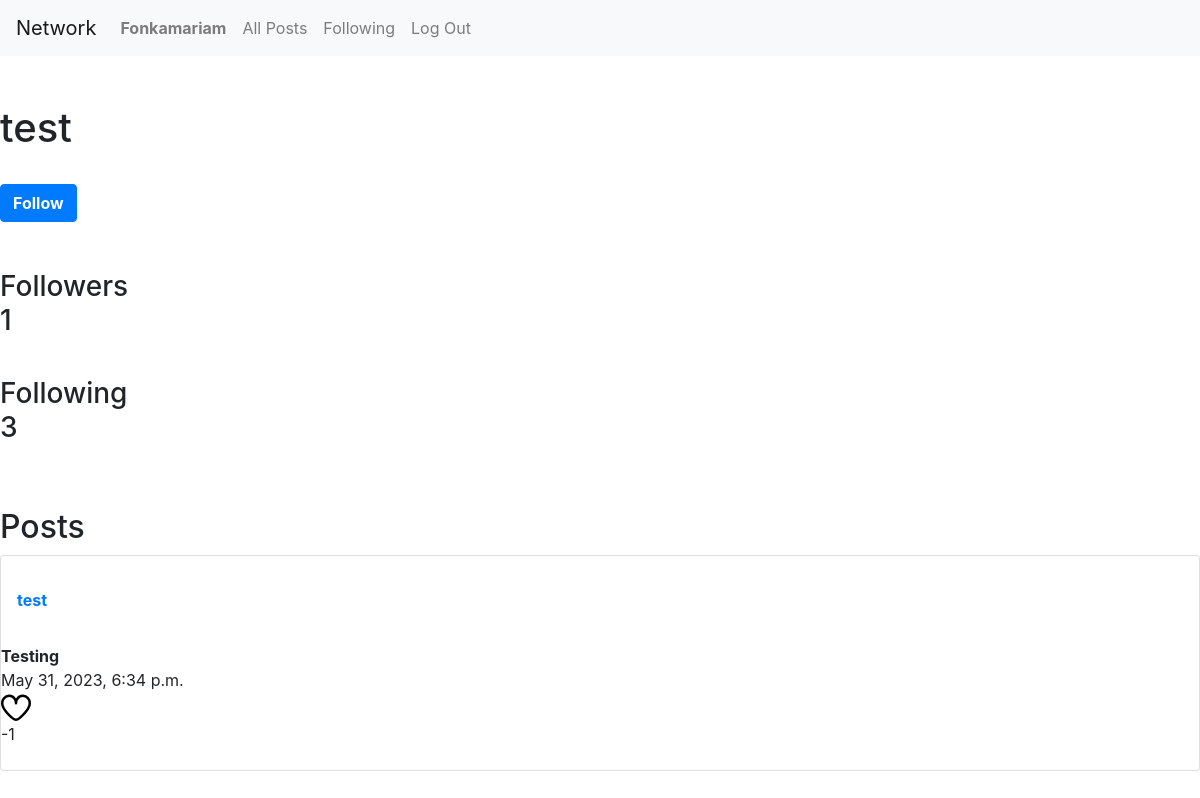
Screenshot of /test (signed in) with the database file from the repository.
### network/models.py (models this page shows, shortened)
class User(AbstractUser):
    pass

class Posts(models.Model):
    owner= models.ForeignKey(User, on_delete=models.CASCADE, related_name="user")
    text= models.TextField()
    timestamp = models.DateTimeField(auto_now_add=True)
    like= models.IntegerField(default=0, blank=True,null=True)

### network/views.py (the view)
# urls.py: path("<str:namee>", views.profile, name="profile")
@csrf_exempt
def profile(request,namee):
    if request.method == 'GET':
        list_for_like=[]
        a=User.objects.get(username= namee)
        b=a.id
        x=request.user
        current_post=Posts.objects.filter(owner = b)
        current_post = current_post.order_by("-timestamp").all()
        page = request.GET.get('page', 1)
        paginator = Paginator(current_post, 10)
        try:
            users = paginator.page(page)
            time.sleep(1)
        except PageNotAnInteger:
            users = paginator.page(0.5)
        except EmptyPage:
            users = paginator.page(paginator.num_pages)
        list_for_followers=[]
        list_for_following=[]
        try:
            want=Follow.objects.get(name = a)
        except Follow.DoesNotExist:
            want = Follow.objects.create(name= a)
            want.save()
        f_r=want.followers.iterator()
        f_ing=want.following.iterator()
        for c in f_r:
            list_for_followers.append(c)
        for y in f_ing:
            list_for_following.append(y)
        unfollow=''
        if x in list_for_followers:
            unfollow='active'
        try:
            new=Like.objects.get(liker=request.user)
        except Like.DoesNotExist:
            new=Like.objects.create(liker=request.user)
            new.save()
        fonka=new.liked.iterator()
        for f in fonka:
            list_for_like.append(f)
        return render(request, "network/profile_page.html",{"list":list_for_like,"unfollow":unfollow,"name":namee,"curr_post":users,"username":request.user, "following":len(list_for_following),"followers":len(list_for_followers)})

### network/templates/network/profile_page.html (shortened to what this page needs)
{% extends "network/layout.html" %}
{% load static %}
{% block body %}
<br><br>
<h1>{{name}}</h1>
<br>
{% if name != user.username %}
{% if unfollow != 'active' %}
<button id="first" style="width:min-content" onclick="follow('{{name}}')" class="btn btn-primary"><strong> Follow </strong></button>
<br>
{% else %}
<button id="second" style="width:min-content" onclick="unfollow('{{name}}')" class="btn btn-primary"><strong> UnFollow </strong></button>
<br>
{% endif %}
{% endif %}
<br><br>
<h3>Followers <p id="follower_num">{{followers}}</p></h3> <br>
<h3>Following <p id="following_num">{{following}}</p></h3>
<br><br>
<h2>Posts</h2>
{% for post in curr_post %}
<div class="card" row="3">
  <br>
  {% if user.is_authenticated %}
  <a class="nav-link" href="/{{post.owner}}"><strong> {{post.owner}}</strong></a>
  {%else%}
  <strong>{{post.owner}}</strong>
  {% endif %}
  <br>
  <div id="{{post.id}}"><strong>{{post.text}}</strong></div>
  <div>{{post.timestamp}}</div>
  {% if post in list %}
  <svg id="before_like{{post.id}}"style="display: none;" onclick="before_like({{post.id}})"  xmlns="http://www.w3.org/2000/svg" height="30px" width="30px" viewBox="0 0 24 24"><title>Like</title><path d="M17.5,1.917a6.4,6.4,0,0,0-5.5,3.3,6.4,6.4,0,0,0-5.5-3.3A6.8,6.8,0,0,0,0,8.967c0,4.547,4.786,9.513,8.8,12.88a4.974,4.974,0,0,0,6.4,0C19.214,18.48,24,13.514,24,8.967A6.8,6.8,0,0,0,17.5,1.917Zm-3.585,18.4a2.973,2.973,0,0,1-3.83,0C4.947,16.006,2,11.87,2,8.967a4.8,4.8,0,0,1,4.5-5.05A4.8,4.8,0,0,1,11,8.967a1,1,0,0,0,2,0,4.8,4.8,0,0,1,4.5-5.05A4.8,4.8,0,0,1,22,8.967C22,11.87,19.053,16.006,13.915,20.313Z"/></svg>
  <svg id="after_like{{post.id}}"  fill="red" onclick="after_like({{post.id}})" height="30px" width="30px" xmlns="http://www.w3.org/2000/svg"  viewBox="0 0 24 24"><title>Unlike</title><path d="M17.5,1.917a6.4,6.4,0,0,0-5.5,3.3,6.4,6.4,0,0,0-5.5-3.3A6.8,6.8,0,0,0,0,8.967c0,4.547,4.786,9.513,8.8,12.88a4.974,4.974,0,0,0,6.4,0C19.214,18.48,24,13.514,24,8.967A6.8,6.8,0,0,0,17.5,1.917Zm-3.585"/></svg>
  <div id="like{{post.id}}" class="pad">{{post.like}}</div>
  {% else %}
  <svg id="before_like{{post.id}}" onclick="before_like({{post.id}})"  xmlns="http://www.w3.org/2000/svg" height="30px" width="30px" viewBox="0 0 24 24"><title>Like</title><path d="M17.5,1.917a6.4,6.4,0,0,0-5.5,3.3,6.4,6.4,0,0,0-5.5-3.3A6.8,6.8,0,0,0,0,8.967c0,4.547,4.786,9.513,8.8,12.88a4.974,4.974,0,0,0,6.4,0C19.214,18.48,24,13.514,24,8.967A6.8,6.8,0,0,0,17.5,1.917Zm-3.585,18.4a2.973,2.973,0,0,1-3.83,0C4.947,16.006,2,11.87,2,8.967a4.8,4.8,0,0,1,4.5-5.05A4.8,4.8,0,0,1,11,8.967a1,1,0,0,0,2,0,4.8,4.8,0,0,1,4.5-5.05A4.8,4.8,0,0,1,22,8.967C22,11.87,19.053,16.006,13.915,20.313Z"/></svg>
  <div id="like{{post.id}}" class="pad">{{post.like}}</div>
  {% endif %}
  <br>
</div>
      {% endfor %}
{% endblock %}

### network/templates/network/layout.html (shortened to what this page needs)
{% load static %}
<!DOCTYPE html>
<html lang="en">
    <head>
        <link rel="stylesheet" href="https://stackpath.bootstrapcdn.com/bootstrap/4.4.1/css/bootstrap.min.css">
        <link href="{% static 'network/styles.css' %}" rel="stylesheet">
    </head>
    <body>
        <nav class="navbar navbar-expand-lg navbar-light bg-light">
            <a class="navbar-brand" href="#">Network</a>
            <div>
              <ul class="navbar-nav mr-auto">
                {% if user.is_authenticated %}
                    <li class="nav-item">
                        <a class="nav-link" href="/{{user.username}}"><strong> {{user.username}}</strong></a>
                    </li>
                {% endif %}
                <li class="nav-item">
                  <a class="nav-link" href="{% url 'index' %}">All Posts</a>
                </li>
                {% if user.is_authenticated %}
                    <li class="nav-item">
                        <a class="nav-link" href="{% url 'following' %}">Following</a>
                    </li>
                    <li class="nav-item">
                        <a class="nav-link" href="{% url 'logout' %}">Log Out</a>
                    </li>
                {% endif %}
              </ul>
            </div>
          </nav>
        <div class="body">
            {% block body %}
            {% endblock %}
        </div>
    </body>
</html>

### rows the page displays
User: username "Fonkamariam"
User: username "test"
Posts: owner "test", text "Testing", timestamp "May 31, 2023, 6:34 p.m.", like "-1"

### other values shown
{{ followers }} "1"
{{ following }} "3"
